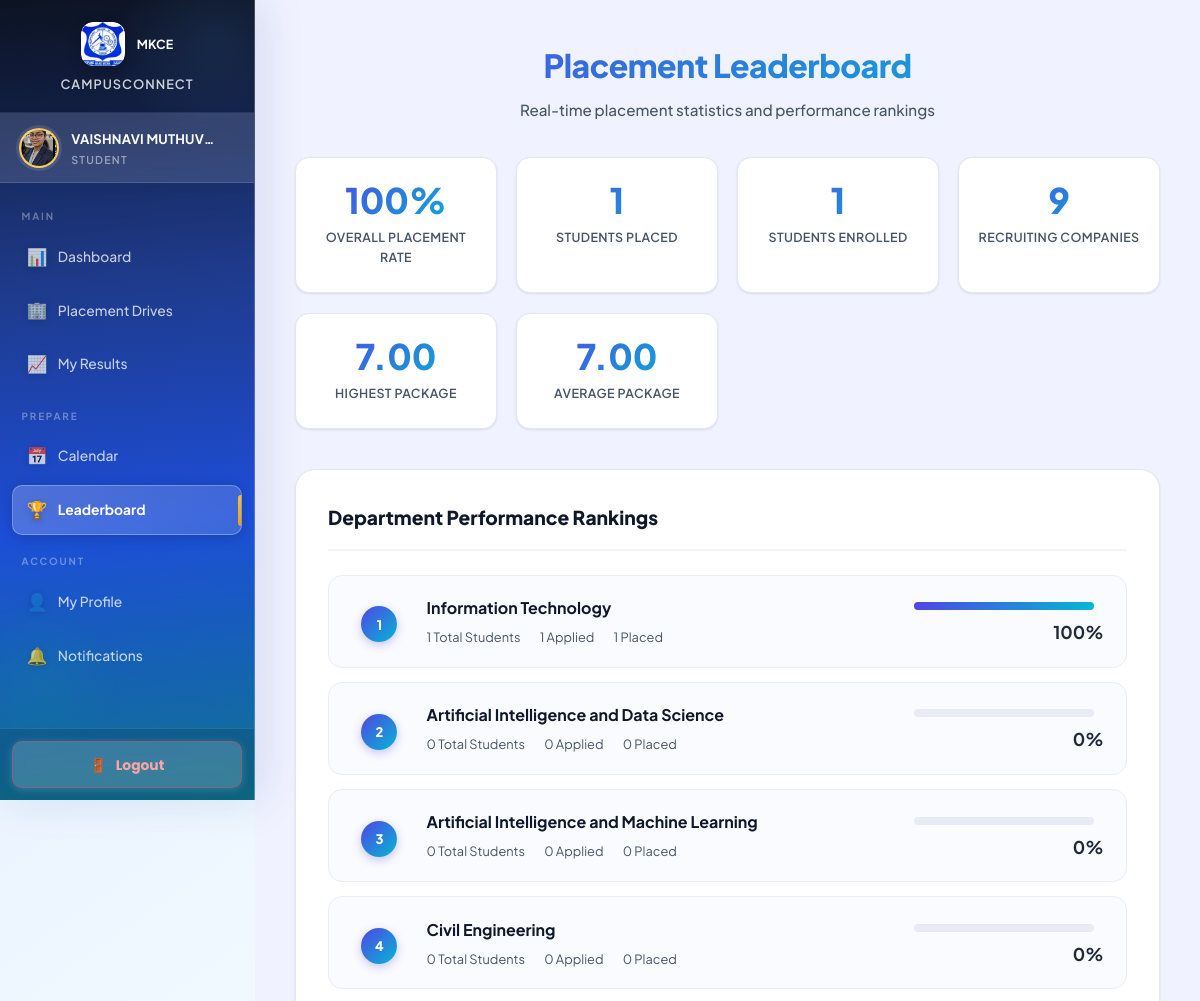
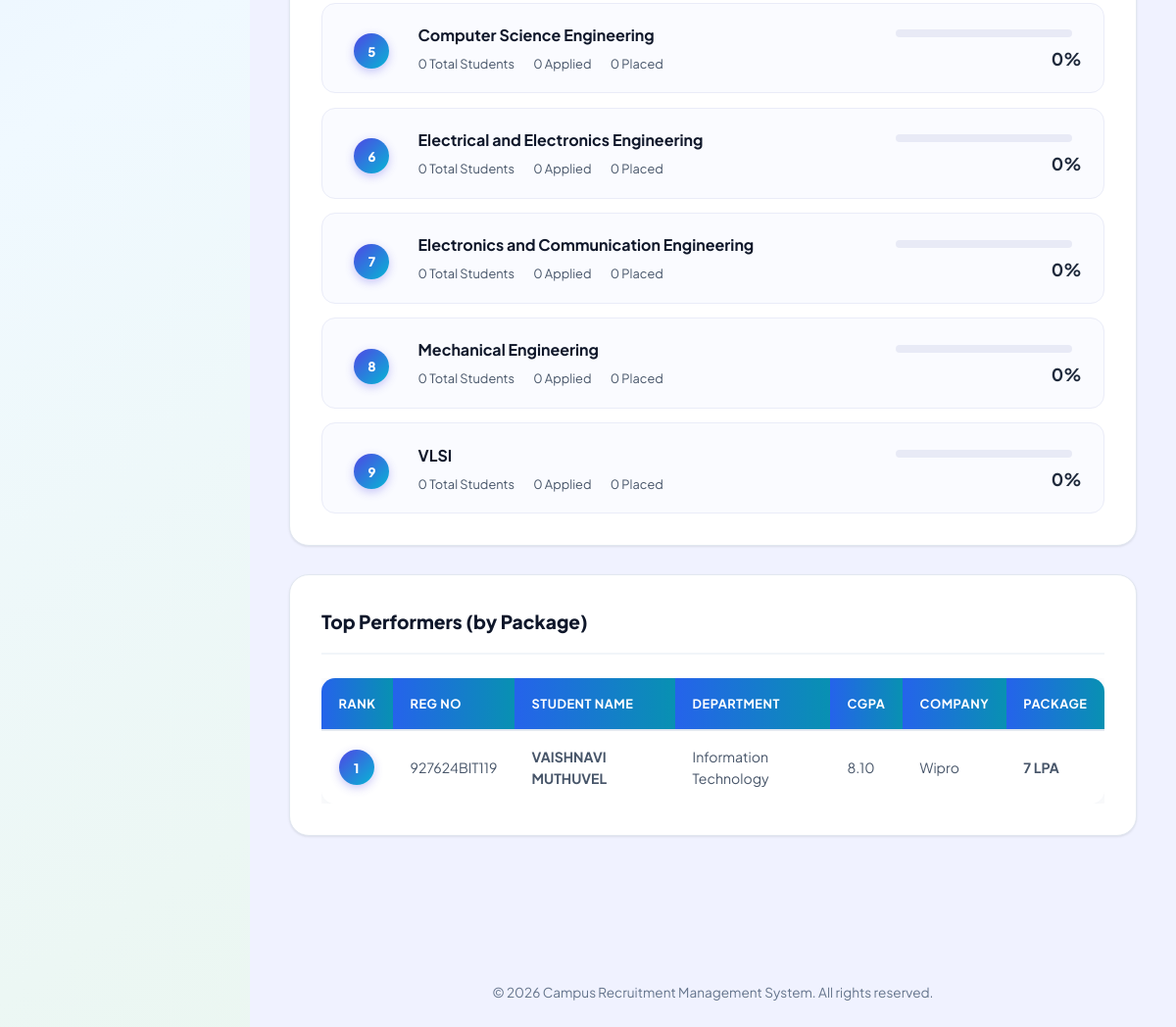
The app's page /leaderboard.php (signed in) with its own data (2 pictures, top to bottom).
### tables this page shows
CREATE TABLE `students` (
  `student_id` int(11) NOT NULL,
  `name` varchar(100) NOT NULL,
  `reg_no` varchar(50) NOT NULL,
  `dept_id` int(11) NOT NULL,
  `cgpa` decimal(4,2) NOT NULL DEFAULT 0.00,
  `email` varchar(100) NOT NULL,
  `phone` varchar(20) DEFAULT NULL,
  `batch_year` int(11) DEFAULT NULL,
  `backlogs` int(11) DEFAULT 0,
  `cleared_backlogs` int(11) DEFAULT 0,
  `dob` date DEFAULT NULL,
  `address` text DEFAULT NULL,
  `father_name` varchar(255) DEFAULT NULL,
  `mother_name` varchar(255) DEFAULT NULL,
  `mentor_name` varchar(255) DEFAULT NULL,
  `class_advisor_name` varchar(255) DEFAULT NULL,
  `father_phone` varchar(20) DEFAULT NULL,
  `mother_phone` varchar(20) DEFAULT NULL,
  `current_semester` int(11) DEFAULT 1,
  `skill_category` varchar(32) DEFAULT NULL,
  `tenth_percentage` decimal(5,2) DEFAULT NULL,
  `twelfth_percentage` decimal(5,2) DEFAULT NULL,
  `school_name` varchar(255) DEFAULT NULL,
  `mother_occupation` varchar(255) DEFAULT NULL,
  `father_occupation` varchar(255) DEFAULT NULL,
  `parents_phone` varchar(20) DEFAULT NULL,
  `github_link` varchar(255) DEFAULT NULL,
  `linkedin_link` varchar(255) DEFAULT NULL,
  `hackerrank_score` int(11) DEFAULT NULL,
  `cgpa_sem8` decimal(4,2) DEFAULT NULL,
  `cgpa_sem7` decimal(4,2) DEFAULT NULL,
  `cgpa_sem6` decimal(4,2) DEFAULT NULL,
  `cgpa_sem5` decimal(4,2) DEFAULT NULL,
  `cgpa_sem4` decimal(4,2) DEFAULT NULL,
  `cgpa_sem3` decimal(4,2) DEFAULT NULL,
  `cgpa_sem2` decimal(4,2) DEFAULT NULL,
  `cgpa_sem1` decimal(4,2) DEFAULT NULL,
  `password` varchar(255) NOT NULL,
  `resume` varchar(255) DEFAULT NULL,
  `profile_pic` varchar(255) DEFAULT NULL,
  `verification_status` enum('pending','approved','rejected') NOT NULL DEFAULT 'pending',
  `created_at` timestamp NOT NULL DEFAULT current_timestamp()
);

CREATE TABLE `departments` (
  `dept_id` int(11) NOT NULL,
  `dept_name` varchar(100) NOT NULL
);

CREATE TABLE `companies` (
  `company_id` int(11) NOT NULL,
  `company_name` varchar(150) NOT NULL,
  `package` varchar(50) NOT NULL,
  `description` text DEFAULT NULL,
  `skill_category` varchar(32) DEFAULT NULL,
  `location` varchar(255) DEFAULT NULL,
  `founded` year(4) DEFAULT NULL,
  `ceo` varchar(255) DEFAULT NULL,
  `branches` text DEFAULT NULL,
  `skills` text DEFAULT NULL
);

### leaderboard.php (the view, shortened to what this page needs)
<?php
require_once 'config/db.php';
$deptStats = $conn->query("SELECT d.dept_id, d.dept_name, (SELECT COUNT(*) FROM students WHERE dept_id = d.dept_id AND verification_status = 'approved') AS total_students, (SELECT COUNT(DISTINCT a.student_id) FROM applications a JOIN students s ON a.student_id = s.student_id WHERE s.dept_id = d.dept_id AND a.final_status = 'selected') AS placed_count, (SELECT COUNT(DISTINCT a.student_id) FROM applications a JOIN students s ON a.student_id = s.student_id WHERE s.dept_id = d.dept_id) AS applied_count FROM departments d ORDER BY d.dept_name")->fetchAll();
usort($deptStats, function($a, $b) { return $b['placement_pct'] <=> $a['placement_pct']; });
$totalPlaced = $conn->query("SELECT COUNT(DISTINCT student_id) FROM applications WHERE final_status = 'selected'")->fetchColumn();
$totalApproved = $conn->query("SELECT COUNT(*) FROM students WHERE verification_status = 'approved'")->fetchColumn();
$totalCompanies = $conn->query("SELECT COUNT(*) FROM companies")->fetchColumn();
$overallPct = $totalApproved > 0 ? round(($totalPlaced / $totalApproved) * 100, 1) : 0;
$pkgStats = $conn->query("SELECT MAX(CAST(REPLACE(REPLACE(REPLACE(c.package, ' LPA', ''), ' lpa', ''), ',', '') AS DECIMAL(10,2))) AS highest, MIN(CAST(REPLACE(REPLACE(REPLACE(c.package, ' LPA', ''), ' lpa', ''), ',', '') AS DECIMAL(10,2))) AS minimum, AVG(CAST(REPLACE(REPLACE(REPLACE(c.package, ' LPA', ''), ' lpa', ''), ',', '') AS DECIMAL(10,2))) AS average FROM applications a JOIN drives dr ON a.drive_id = dr.drive_id JOIN companies c ON dr.company_id = c.company_id WHERE a.final_status = 'selected'")->fetch(PDO::FETCH_ASSOC);
$highestPkg = $pkgStats['highest'];
$avgPkg = $pkgStats['average'];
$topByPackage = $conn->query("SELECT s.name, s.reg_no, s.cgpa, d.dept_name, s.batch_year, c.company_name, c.package FROM students s JOIN departments d ON s.dept_id = d.dept_id JOIN applications a ON s.student_id = a.student_id JOIN drives dr ON a.drive_id = dr.drive_id JOIN companies c ON dr.company_id = c.company_id WHERE a.final_status = 'selected' ORDER BY CAST(REPLACE(REPLACE(REPLACE(c.package, ' LPA', ''), ' lpa', ''), ',', '') AS DECIMAL(10,2)) DESC LIMIT 10")->fetchAll();
$showNav = true;
$currentPage = 'leaderboard';
include 'includes/header.php';
?>
<div class="main-content-wrapper">
<div class="lb-page">
<div class="lb-container">
<div class="lb-header">
  <h1>Placement Leaderboard</h1>
  <p>Real-time placement statistics and performance rankings</p>
</div>
<div class="lb-stats">
  <div class="lb-stat">
    <div class="lb-stat-num"><?= $overallPct ?>%</div>
    <div class="lb-stat-label">Overall Placement Rate</div>
  </div>
  <div class="lb-stat">
    <div class="lb-stat-num"><?= $totalPlaced ?></div>
    <div class="lb-stat-label">Students Placed</div>
  </div>
  <div class="lb-stat">
    <div class="lb-stat-num"><?= $totalApproved ?></div>
    <div class="lb-stat-label">Students Enrolled</div>
  </div>
  <div class="lb-stat">
    <div class="lb-stat-num"><?= $totalCompanies ?></div>
    <div class="lb-stat-label">Recruiting Companies</div>
  </div>
  <div class="lb-stat">
    <div class="lb-stat-num"><?= $highestPkg ?: '—' ?></div>
    <div class="lb-stat-label">Highest Package</div>
  </div>
  <div class="lb-stat">
    <div class="lb-stat-num"><?= $avgPkg ? number_format($avgPkg, 2) : '—' ?></div>
    <div class="lb-stat-label">Average Package</div>
  </div>
</div>
<div class="lb-card">
  <div class="lb-card-title">Department Performance Rankings</div>
  <div class="lb-dept-list">
    <?php foreach ($deptStats as $i => $ds): $rank = $i + 1; ?>
    <div class="lb-dept-row">
      <div class="lb-rank"><span class="lb-rank-badge"><?= $rank ?></span></div>
      <div>
        <div class="lb-dept-name"><?= htmlspecialchars($ds['dept_name']) ?></div>
        <div class="lb-dept-meta">
          <span><?= $ds['total_students'] ?> Total Students</span>
          <span><?= $ds['applied_count'] ?> Applied</span>
          <span><?= $ds['placed_count'] ?> Placed</span>
        </div>
      </div>
      <div style="text-align: right;">
        <div class="lb-pct-bar"><div class="lb-pct-fill" style="width: <?= min($ds['placement_pct'], 100) ?>%"></div></div>
        <div style="color: #a78bfa; font-weight: 700; font-size: 1.1rem; margin-top: 0.5rem;"><?= $ds['placement_pct'] ?>%</div>
      </div>
    </div>
    <?php endforeach; ?>
  </div>
</div>
<?php if (count($topByPackage) > 0): ?>
<div class="lb-card">
  <div class="lb-card-title">Top Performers (by Package)</div>
  <div class="lb-table-wrap">
    <table class="lb-table">
      <thead>
        <tr>
          <th>Rank</th>
          <th>Reg No</th>
          <th>Student Name</th>
          <th>Department</th>
          <th>CGPA</th>
          <th>Company</th>
          <th>Package</th>
        </tr>
      </thead>
      <tbody>
        <?php foreach ($topByPackage as $i => $tp): ?>
        <tr>
          <td><span class="lb-rank-badge"><?= $i + 1 ?></span></td>
          <td><?= htmlspecialchars($tp['reg_no']) ?></td>
          <td><strong><?= htmlspecialchars($tp['name']) ?></strong></td>
          <td><?= htmlspecialchars($tp['dept_name']) ?></td>
          <td><?= number_format($tp['cgpa'], 2) ?></td>
          <td><?= htmlspecialchars($tp['company_name']) ?></td>
          <td><strong><?= htmlspecialchars($tp['package']) ?></strong></td>
        </tr>
        <?php endforeach; ?>
      </tbody>
    </table>
  </div>
</div>
<?php endif; ?>
</div>
</div>
</body>
</html>
<?php include 'includes/footer.php'; ?>

### includes/header.php (shortened to what this page needs)
<?php if (session_status() === PHP_SESSION_NONE) session_start();
$_profilePic = null;
if (isset($_SESSION['role']) && isset($_SESSION['user_id'])) {
    try {
        if ($_SESSION['role'] === 'student') {
            $stmt = $conn->prepare("SELECT profile_pic FROM students WHERE student_id = ?");
            $stmt->execute([$_SESSION['user_id']]);
            $_profilePic = $stmt->fetchColumn();
        } elseif ($_SESSION['role'] === 'staff') {
            $stmt = $conn->prepare("SELECT profile_pic FROM department_staff WHERE staff_id = ?");
            $stmt->execute([$_SESSION['user_id']]);
            $_profilePic = $stmt->fetchColumn();
        } elseif ($_SESSION['role'] === 'admin') {
            $stmt = $conn->prepare("SELECT profile_pic FROM placement_admin WHERE admin_id = ?");
            $stmt->execute([$_SESSION['user_id']]);
            $_profilePic = $stmt->fetchColumn();
        }
    } catch (Exception $e) {
        $_profilePic = null;
    }
}
$_module = isset($_SESSION['role']) ? $_SESSION['role'] . '-module' : '';
?>
<!DOCTYPE html>
<html lang="en">
<head>
    <link rel="stylesheet" href="/campuss/css/style.css">
    <link rel="stylesheet" href="/campuss/css/modern-design.css">
    <link rel="stylesheet" href="/campuss/css/sidebar-fix.css">
    <link rel="stylesheet" href="/campuss/css/all-modules.css">
    <link rel="stylesheet" href="/campuss/css/admin-dashboard.css">
    <link rel="stylesheet" href="/campuss/css/campus-redesign.css">
    <link rel="stylesheet" href="/campuss/css/layout-fix.css">
</head>
<body class="<?= $_module ?>">
<?php if (isset($showNav) && $showNav): ?>
<aside class="sidebar" id="mainSidebar">
    <div class="sidebar-header">
        <a class="logo-box" href="/campuss/">
            <div class="logo-row">
                <div class="logo-icon glitter-roll">
                    <img src="/campuss/uploads/MKCE-Logo.jpg" alt="MKCE Logo" style="width: 40px; height: 40px; border: none;">
                </div>
                <div class="logo-name">MKCE</div>
            </div>
            <div class="logo-subtitle">CampusConnect</div>
        </a>
    </div>
    <?php if (isset($_SESSION['role'])): ?>
    <div class="sidebar-user">
        <div class="sidebar-avatar">
            <?php if ($_profilePic): ?>
                <img src="/campuss/uploads/profiles/<?= htmlspecialchars($_profilePic) ?>"
                     alt="Profile">
            <?php else: ?>
                👤
            <?php endif; ?>
        </div>
        <div class="sidebar-user-info">
            <div class="sidebar-user-name">
                <?= htmlspecialchars($_SESSION['name'] ?? 'User') ?>
            </div>
            <div class="sidebar-user-role">
                <?= ucfirst($_SESSION['role'] ?? '') ?>
            </div>
        </div>
    </div>
    <?php endif; ?>
    <nav class="sidebar-nav">
        <?php if (isset($_SESSION['role']) && $_SESSION['role'] === 'student'): ?>
            <div class="nav-section-label">Main</div>
            <a href="/campuss/student/dashboard.php"
               class="nav-item <?= ($currentPage ?? '') === 'dashboard' ? 'active' : '' ?>">
                <span class="nav-icon">📊</span>
                <span class="nav-text">Dashboard</span>
            </a>
            <a href="/campuss/student/drives.php"
               class="nav-item <?= ($currentPage ?? '') === 'drives' ? 'active' : '' ?>">
                <span class="nav-icon">🏢</span>
                <span class="nav-text">Placement Drives</span>
            </a>
            <a href="/campuss/student/results.php"
               class="nav-item <?= ($currentPage ?? '') === 'results' ? 'active' : '' ?>">
                <span class="nav-icon">📈</span>
                <span class="nav-text">My Results</span>
            </a>
            <div class="nav-section-label">Prepare</div>
            <a href="/campuss/student/calendar.php"
               class="nav-item <?= ($currentPage ?? '') === 'calendar' ? 'active' : '' ?>">
                <span class="nav-icon">📅</span>
                <span class="nav-text">Calendar</span>
            </a>
            <a href="/campuss/leaderboard.php"
               class="nav-item <?= ($currentPage ?? '') === 'leaderboard' ? 'active' : '' ?>">
                <span class="nav-icon">🏆</span>
                <span class="nav-text">Leaderboard</span>
            </a>
            <div class="nav-section-label">Account</div>
            <a href="/campuss/student/profile.php"
               class="nav-item <?= ($currentPage ?? '') === 'profile' ? 'active' : '' ?>">
                <span class="nav-icon">👤</span>
                <span class="nav-text">My Profile</span>
            </a>
            <a href="/campuss/student/notifications.php"
               class="nav-item <?= ($currentPage ?? '') === 'notifications' ? 'active' : '' ?>">
                <span class="nav-icon">🔔</span>
                <span class="nav-text">Notifications</span>
            </a>
        <?php endif; ?>
    </nav>
    <div class="sidebar-footer">
        <a href="/campuss/logout.php" class="logout-btn">
            <span>🚪</span> Logout
        </a>
    </div>
</aside>
<?php endif; ?>

### records on screen
students: profile_pic (picture), reg_no "927624BIT119", name "VAISHNAVI MUTHUVEL", dept.dept_name "Information Technology", cgpa "8.10", companies.company_name "Wipro", companies.package "7 LPA"
departments: rank "1", dept_name "Information Technology", total_students "1", applied_count "1", placed_count "1", placement_pct "100"
departments: rank "2", dept_name "Artificial Intelligence and Data Science", total_students "0", applied_count "0", placed_count "0", placement_pct "0"
departments: rank "3", dept_name "Artificial Intelligence and Machine Learning", total_students "0", applied_count "0", placed_count "0", placement_pct "0"
departments: rank "4", dept_name "Civil Engineering", total_students "0", applied_count "0", placed_count "0", placement_pct "0"
departments: rank "5", dept_name "Computer Science Engineering", total_students "0", applied_count "0", placed_count "0", placement_pct "0"
departments: rank "6", dept_name "Electrical and Electronics Engineering", total_students "0", applied_count "0", placed_count "0", placement_pct "0"
departments: rank "7", dept_name "Electronics and Communication Engineering", total_students "0", applied_count "0", placed_count "0", placement_pct "0"
departments: rank "8", dept_name "Mechanical Engineering", total_students "0", applied_count "0", placed_count "0", placement_pct "0"
departments: rank "9", dept_name "VLSI", total_students "0", applied_count "0", placed_count "0", placement_pct "0"

### other values on screen
$_SESSION['name'] "VAISHNAVI MUTHUVEL"
$_SESSION['role'] "STUDENT"
$overallPct "100"
$totalPlaced "1"
$totalApproved "1"
$totalCompanies "9"
$highestPkg ?: '—' "7.00"
$avgPkg "7.00"
